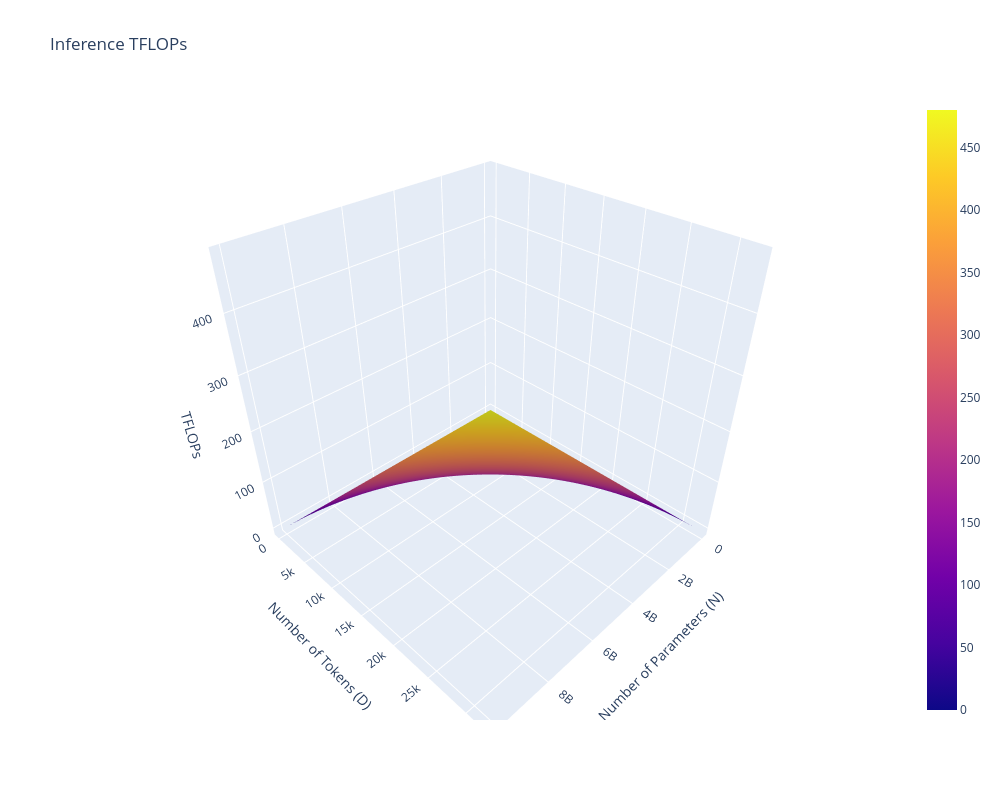

The cell this chart's notebook holds for it:
### Code cell
fig = go.Figure(data=[go.Surface(x=P, y=T_t, z=TFLOPs_inf)])
fig.update_layout(
    title='Inference TFLOPs',
    scene=dict(
        xaxis=dict(title='Number of Parameters (N)'),
        yaxis=dict(title='Number of Tokens (D)'),
        zaxis=dict(title='TFLOPs'),
    ),
    width=1000,   
    height=800
)
fig.show()

### Figure 1 — Plotly figure (JSON) as saved in the notebook; plotly's stock layout.template omitted (floating-point values rounded to 4 significant figures; data arrays with more than 128 entries replaced by an {"elided": "..."} marker saying what was removed)
{"data": [{"type": "surface", "x": {"elided": "50x50 float values"}, "y": {"elided": "50x50 float values"}, "z": {"elided": "50x50 float values"}}], "layout": {"height": 800, "scene": {"xaxis": {"title": {"text": "Number of Parameters (N)"}}, "yaxis": {"title": {"text": "Number of Tokens (D)"}}, "zaxis": {"title": {"text": "TFLOPs"}}}, "title": {"text": "Inference TFLOPs"}, "width": 1000}}
